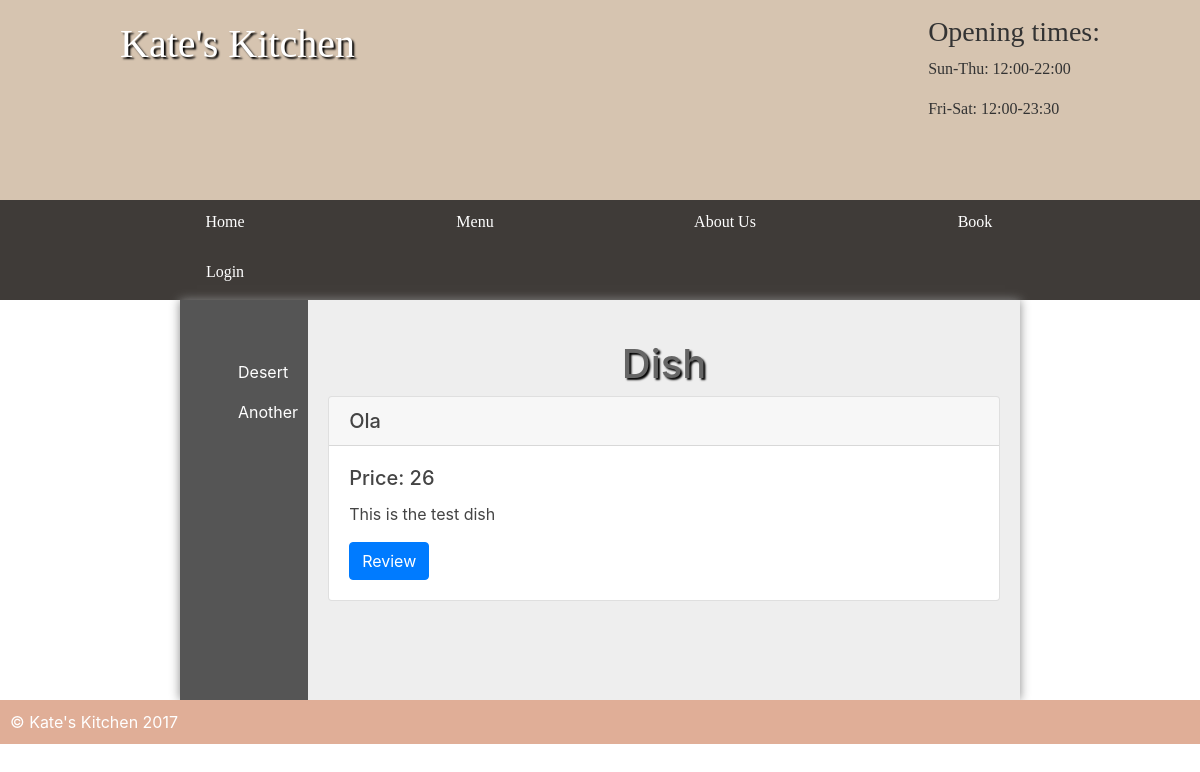
The page /dish/1 on the database its author committed.
### User/models.py (models this page shows, shortened)
class Category(models.Model):
    category=models.CharField(max_length=50)

class Menu(models.Model):
    name=models.CharField(max_length=50)
    desciption=models.CharField(max_length=100)
    price=models.IntegerField()
    category=models.ForeignKey(Category,on_delete=models.CASCADE)

### User/views.py (the view)
# urls.py: path("dish/<int:idOfDish>",views.dishPage,name="Dish"),
def dishPage(request,idOfDish):
    variables={
        'menuInfo':Menu.objects.filter(id=idOfDish),
        'categories':Category.objects.all(),
    }
    return render(request,"dish.html",variables)

### template/dish.html (shortened to what this page needs)
{% extends 'base.html' %}
{% block main %}
<main class="sidebar">
	<section class="left">
		<ul>
					{% for singleCategory in categories %}
					<li><a href="/category/{{singleCategory.id}}">{{singleCategory.category}}</a></li>
				{% endfor %}
	</ul>
	</section>
	<section class="right">
	<h1>Dish</h1>
{% for menu in menuInfo %}
<div class="card">
  <h5 class="card-header">{{menu.name}}</h5>
  <div class="card-body">
    <h5 class="card-title">Price: {{menu.price}}</h5>
    <p class="card-text">{{menu.desciption}}</p>
    <a href="" class="btn btn-primary">Review</a>
  </div>
</div>
{% endfor %}
</section>
</main>
{% endblock main %}

### static/styles.css (style rules this page uses)
* { margin: 0; padding: 0; }
html { font-family: 'Oxygen-Regular', verdana, sans-serif; }
body { background-color: #A7AAA3; }
main ul { margin-left: 3em; }
main a { color: #333; }
h1 { font-size: 4em; color: white; text-align: center; padding-top: 20px; text-shadow: 2px 2px 2px #000; }
main { min-height: 50vh; background-color: #eee; width: 70vw; display: block; margin: auto; box-shadow: 0px 0px 10px #888; color: #444; }
p, li, h2 { margin-bottom: 1em; }
.left ul { list-style-type: none }
section a { color: #444; }
.stock, .sidebar { display: table; }
.stock>ul, .sidebar .left { width: 10vw; list-style-type: none; display: table-cell; padding: 10px; background-color: #555; margin: 0; }
.stock .products, .sidebar .right { display: table-cell; padding: 20px; }
.stock>ul a, .sidebar .left a { color: white; text-decoration: none; }
.right { padding: 20px; }
main h1 { color: #666; }

### rows shown on the page
Category: category "Desert"
Category: category "Another"
Menu: name "Ola", price "26", desciption "This is the test dish"
